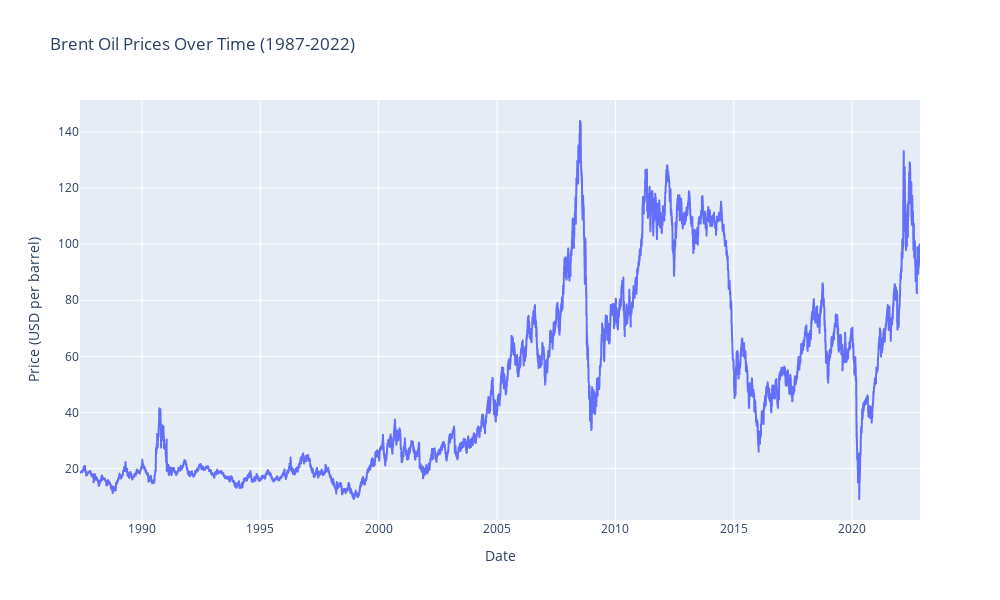

The notebook cell saved with this chart:
### Markdown cell above
# Time Series Visualization

### Code cell
# Time series plot of Brent oil prices
plt.figure(figsize=(15, 8))
plt.plot(cleaned_data['Date'], cleaned_data['Price'], linewidth=0.8, alpha=0.8)
plt.title('Brent Oil Prices Over Time (1987-2022)', fontsize=16, fontweight='bold')
plt.xlabel('Date', fontsize=12)
plt.ylabel('Price (USD per barrel)', fontsize=12)
plt.grid(True, alpha=0.3)
plt.tight_layout()
plt.show()

# Interactive plotly version
fig = px.line(cleaned_data, x='Date', y='Price', 
              title='Brent Oil Prices Over Time (1987-2022)',
              labels={'Price': 'Price (USD per barrel)', 'Date': 'Date'})
fig.update_layout(width=1000, height=600)
fig.show()

### Figure 1 — Plotly figure (JSON) as saved in the notebook; plotly's stock layout.template omitted (floating-point values rounded to 4 significant figures; data arrays with more than 128 entries replaced by an {"elided": "..."} marker saying what was removed)
{"data": [{"hovertemplate": "Date=%{x}<br>Price (USD per barrel)=%{y}<extra></extra>", "legendgroup": "", "line": {"color": "#636efa", "dash": "solid"}, "marker": {"symbol": "circle"}, "mode": "lines", "name": "", "showlegend": false, "type": "scattergl", "x": {"elided": "9011 str values"}, "xaxis": "x", "y": {"elided": "9011 float values"}, "yaxis": "y"}], "layout": {"height": 600, "legend": {"tracegroupgap": 0}, "title": {"text": "Brent Oil Prices Over Time (1987-2022)"}, "width": 1000, "xaxis": {"anchor": "y", "domain": [0, 1], "title": {"text": "Date"}}, "yaxis": {"anchor": "x", "domain": [0, 1], "title": {"text": "Price (USD per barrel)"}}}}
